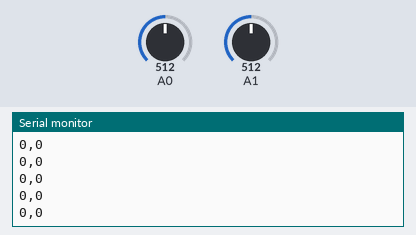
The sketch below on a simulated Arduino Uno, built with avr-gcc and run on an emulated ATmega328P. On the bench: the last lines printed to the serial monitor. Inputs (shaded band) come from the test bench; at power-on: A0 = 512, A1 = 512.

Above: at 1.2 s.
1.3 s: A0 set to 810
At 1.33 s:
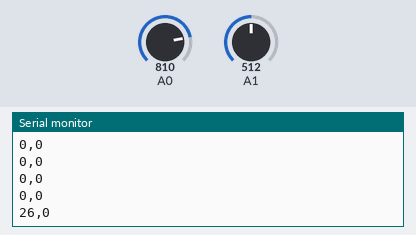
2.8 s: A1 set to 810
At 2.8 s:
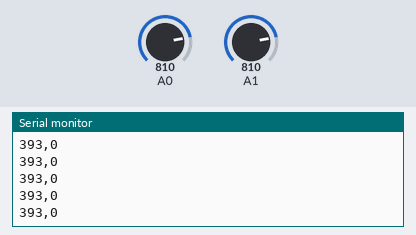
4.3 s: A0 set to 790
At 4.33 s:
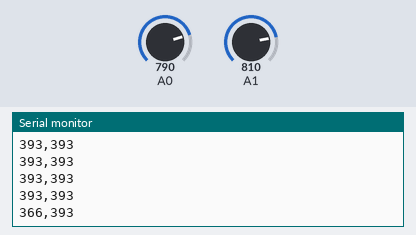
5.8 s: A1 set to 790
At 5.8 s:
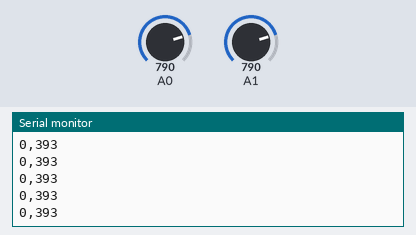
Timing chart, 0 to 8.3 s (numbered marks = the images above; inputs shaded):
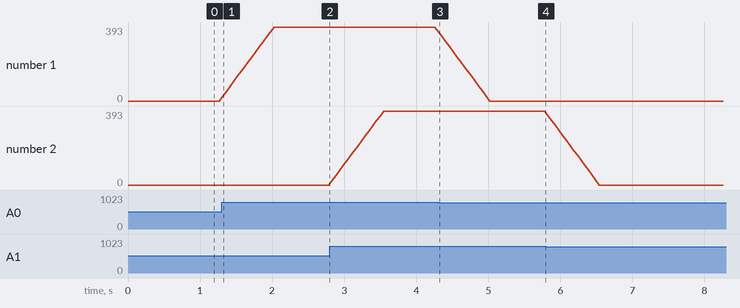

The sketch:

emg_firmware.ino
```cpp
/*
 * EMG Mouse Firmware — Muscle Sensor Data Acquisition
 *
 * Board: Waveshare RP2040-Zero (Arduino core for RP2040)
 * Sensors: 2x Upside Down Labs Muscle BioAmp Patchy (OUT -> A0, A1)
 *
 * Pipeline:
 *   analogRead(A0/A1) -> threshold (baseline clamp) -> map 0..maxSensorRange to 0..1023
 *   -> moving-average (circular buffer) -> Serial "avg1,avg2" @ 115200 baud
 *
 * Host expects lines like: "512,423"
 * See: software/emg_mouse.py
 */

const int kBufferSize = 15;
int sensorBuffer1[kBufferSize];
int sensorBuffer2[kBufferSize];
int bufferIndex = 0;

// Anything below this raw ADC value is treated as rest/noise and clamped to 0.
// Tune per user / electrode placement (paper used 800; slides show 900 in one snippet).
const int kThreshold = 800;

// Expected active range above threshold. Remaining delta is amplified via map()
// to 0..1023 for full-resolution mouse control.
const int kMaxSensorRange = 26;

void setup() {
  Serial.begin(115200);
  pinMode(A0, INPUT);
  pinMode(A1, INPUT);

  for (int i = 0; i < kBufferSize; i++) {
    sensorBuffer1[i] = 0;
    sensorBuffer2[i] = 0;
  }
}

void loop() {
  int sensorValue1 = analogRead(A0);
  int sensorValue2 = analogRead(A1);

  // Thresholding: ignore weak baseline activity.
  if (sensorValue1 < kThreshold) {
    sensorValue1 = 0;
  } else {
    sensorValue1 = sensorValue1 - kThreshold;
  }

  if (sensorValue2 < kThreshold) {
    sensorValue2 = 0;
  } else {
    sensorValue2 = sensorValue2 - kThreshold;
  }

  // Amplitude scaling to full digital range.
  int amplifiedValue1 = map(sensorValue1, 0, kMaxSensorRange, 0, 1023);
  int amplifiedValue2 = map(sensorValue2, 0, kMaxSensorRange, 0, 1023);

  // Circular buffer + moving average for smoothing.
  sensorBuffer1[bufferIndex] = amplifiedValue1;
  sensorBuffer2[bufferIndex] = amplifiedValue2;
  bufferIndex = (bufferIndex + 1) % kBufferSize;

  int averageValue1 = calculateMovingAverage(sensorBuffer1);
  int averageValue2 = calculateMovingAverage(sensorBuffer2);

  Serial.print(averageValue1);
  Serial.print(",");
  Serial.println(averageValue2);

  delay(50);  // ~20 Hz output rate
}

int calculateMovingAverage(int *buffer) {
  long sum = 0;
  for (int i = 0; i < kBufferSize; i++) {
    sum += buffer[i];
  }
  return (int)(sum / kBufferSize);
}
```

Measured:
- after the input at 1.3 s, the serial monitor: prints a new line at once (image 1)
- after the input at 4.3 s, the serial monitor: prints a new line at once (image 3)
- plotted number 1: 0 → 393 after the input at 1.3 s
